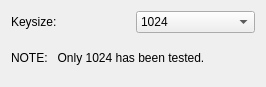
<?xml version="1.0" encoding="UTF-8"?>
<ui version="4.0">
 <class>MTPageNym_Keysize</class>
 <widget class="QWizardPage" name="MTPageNym_Keysize">
  <property name="geometry">
   <rect>
    <x>0</x>
    <y>0</y>
    <width>266</width>
    <height>87</height>
   </rect>
  </property>
  <property name="windowTitle">
   <string>WizardPage</string>
  </property>
  <layout class="QGridLayout" name="gridLayout">
   <item row="0" column="0">
    <widget class="QLabel" name="label">
     <property name="text">
      <string>Keysize:</string>
     </property>
    </widget>
   </item>
   <item row="0" column="1">
    <widget class="QComboBox" name="comboBoxKeysize">
     <property name="enabled">
      <bool>true</bool>
     </property>
     <item>
      <property name="text">
       <string>1024</string>
      </property>
     </item>
     <item>
      <property name="text">
       <string>2048</string>
      </property>
     </item>
     <item>
      <property name="text">
       <string>4096</string>
      </property>
     </item>
    </widget>
   </item>
   <item row="1" column="0" colspan="2">
    <widget class="QLabel" name="label_2">
     <property name="text">
      <string>NOTE:   Only 1024 has been tested.</string>
     </property>
    </widget>
   </item>
  </layout>
 </widget>
 <resources/>
 <connections/>
</ui>
